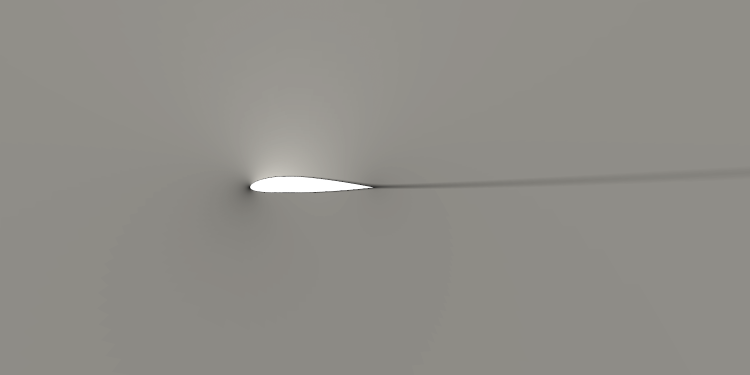
#> input picture airfRANS_cropped_ux.png, 1500 x 750 px (shown at 1/2 size); the run also reads 1 picture not shown here
$ jupyter execute --allow-errors UxFeatureExtraction.ipynb   (older library calls are emulated)
#> lines starting #> are read from the running program, lines starting #| are printed output that depends on the picture; after the words box and inside, x2 and y2 are one past the last pixel; in counts of white or black regions, pixels touching at a corner belong together
Always show images with full resolution

[cell 1]
import os

import matplotlib.pyplot as plt
from skimage.util import img_as_float
from skimage.io import imread
from skimage.color import rgb2gray

# Define the image path
image_path = 'airfRANS_cropped_ux.png'
# Check if the image file exists
if not os.path.exists(image_path):
    raise FileNotFoundError(f"The image file '{image_path}' does not exist.")

# show the image
img = imread(image_path, as_gray=True)
img = img_as_float(img)
plt.imshow(img, cmap='gray', vmin=0, vmax=1)
plt.axis('off')  # Hide the axes
plt.show()

[cell 2]
import numpy as np
np.min(img), np.max(img)
#> Out = (0, 1)

[cell 3]
# Create a mask removing the intensity value = 1 and = 0
mask = (img != 1) & (img != 0)
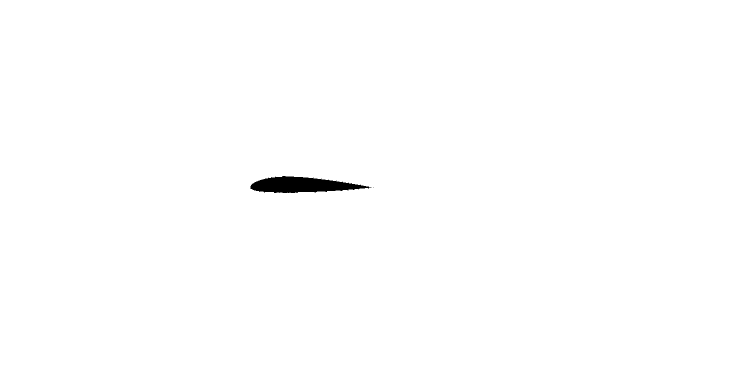
#> mask: shape (750, 1500) bool (shown at 1/2 size); 99.5% white; 2 black regions (1 under 20 px), largest, box (x1, y1, x2, y2) and area: (500, 352, 743, 386) 5307
# Apply the mask to the image
masked_img = img * mask
# round to 2 decimal places
# masked_img = np.round(masked_img, 2)
num_levels = 50
masked_img = np.round(masked_img * (num_levels - 1)) / (num_levels - 1)
# Show the masked image
plt.imshow(masked_img, cmap='gray' )
plt.axis('off')  # Hide the axes
plt.show()

[cell 4]
from skimage.feature import hog
from skimage import data, exposure, io, color

# Compute HOG features and HOG image
fd, hog_image = hog(masked_img, orientations=8, pixels_per_cell=(8, 8),
                    cells_per_block=(1, 1), visualize=True, channel_axis=None if masked_img.ndim == 2 else -1)
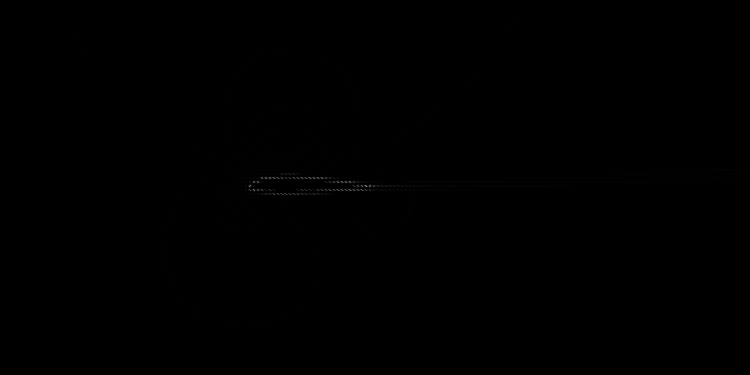
#> hog_image: shape (750, 1500) float64 (shown at 1/2 size); min 0, max 0.229, mean 0.000112; drawn with min black and max white

# Rescale HOG image for better visualization
# hog_image_rescaled = exposure.rescale_intensity(hog_image, in_range=(0, 10))

# Plotting
fig, ax = plt.subplots(1, 1, figsize=(12, 12)) # Adjusted for a single plot

ax.axis('off')
ax.imshow(hog_image, cmap=plt.cm.gray)
ax.set_title('Histogram of Oriented Gradients')

plt.show()

[cell 5]
import numpy as np
import matplotlib.pyplot as plt

gx, gy = np.gradient(masked_img)

# Compute gradient magnitude
grad_mag = np.sqrt(gx**2 + gy**2)

# Plotting gradient magnitude
fig, ax = plt.subplots(1, 1, figsize=(12, 12))
ax.axis('off')
ax.imshow(grad_mag, cmap='gray')
ax.set_title('Gradient Magnitude')
plt.show()

[cell 6]
# calculate the gradient direction
grad_dir = np.arctan2(gy, gx)
# Plotting gradient direction
fig, ax = plt.subplots(1, 1, figsize=(12, 12), dpi= 1000)
ax.axis('off')
ax.imshow(grad_dir, cmap='gray')
ax.set_title('Gradient Direction')
plt.show()

[cell 7]
import numpy as np
import matplotlib.pyplot as plt
from skimage.morphology import skeletonize

# split the masked image into 2 half and take the right half
height, width = masked_img.shape
half_width = width // 2
cropped_masked_img = masked_img[:, half_width:]
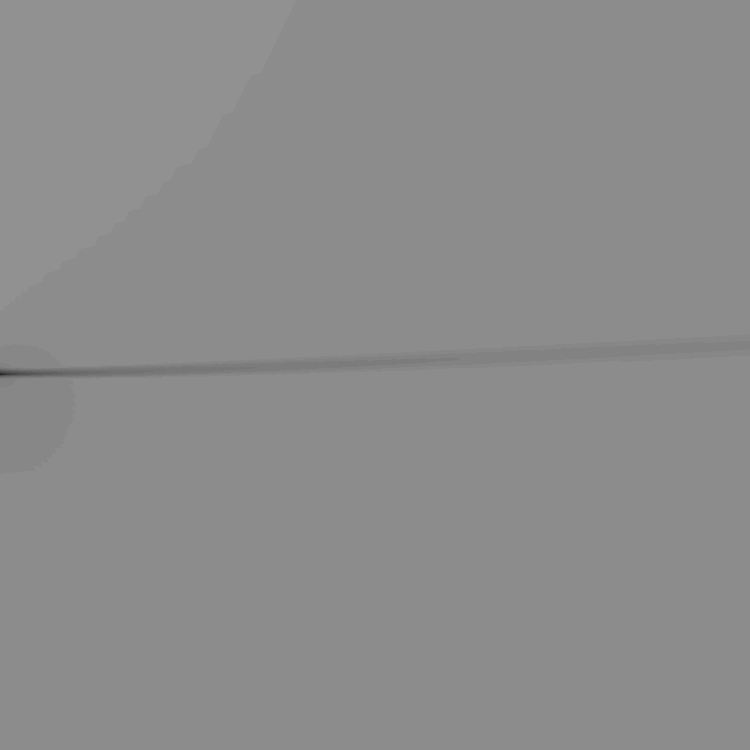
#> cropped_masked_img: shape (750, 750) float64; min 0.143, max 0.571, mean 0.552

skeleton_image = skeletonize(cropped_masked_img)
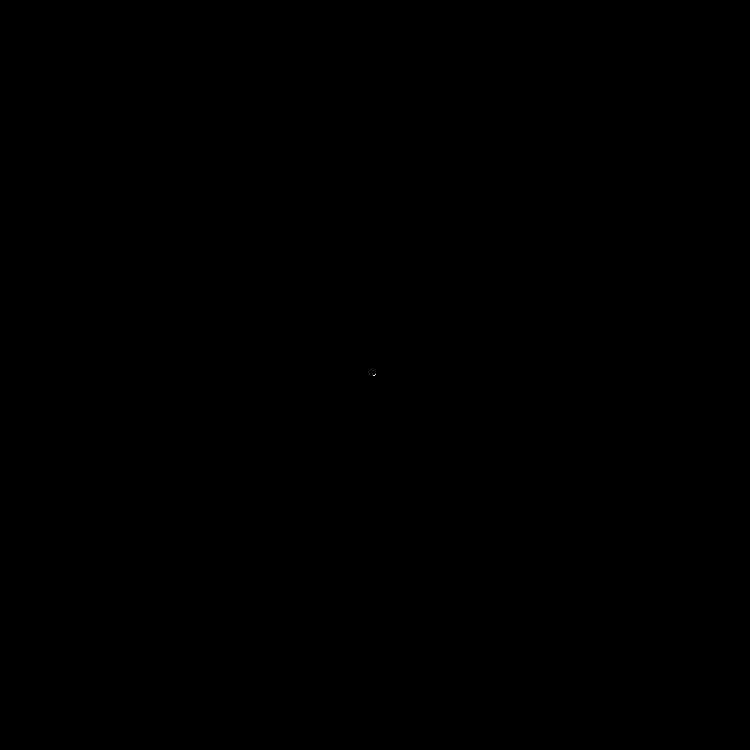
#> skeleton_image: shape (750, 750) bool; 0% white in thin lines or dots, all inside (x1, y1, x2, y2) = (373, 374, 376, 376)

# Assuming 'skeleton_image' is your binary image (True/False)
y_coords, x_coords = np.where(skeleton_image)
#> y_coords = [374, 375, 375]; x_coords = [375, 373, 374]

if len(x_coords) > 1:
    # Fit a 1st degree polynomial (a line) to the points.
    # It returns [slope, intercept]
    slope, intercept = np.polyfit(x_coords, y_coords, 1)
#> slope = -0.5; intercept = 561.7

    # Calculate angle from the slope
    angle = np.degrees(np.arctan(slope))
#> angle = -26.57
    print(f"Angle from polyfit: {angle:.2f} degrees")
#| Angle from polyfit: -26.57 degrees

# plot the skeleton image and the angle line for reference
fig, ax = plt.subplots(1, 1, figsize=(12, 12))
ax.axis('off')
ax.imshow(skeleton_image, cmap='gray')
# Draw the fitted line
x_line = np.linspace(0, cropped_masked_img.shape[1] - 1, 100)
y_line = slope * x_line + intercept
#> y_line = 100 values, max 561.7 at index 0, min 187.2 at index 99, mean 374.4
ax.plot(x_line, y_line, color='red', linewidth=2, label=f'Fitted Line (Angle: {angle:.2f} degrees)')
ax.set_title('Skeleton Image with Fitted Line')
ax.legend()
plt.show()

[cell 8]
# here i want to plot the angle of line in the original image
fig, ax = plt.subplots(1, 1, figsize=(12, 12))
ax.axis('off')
ax.imshow(img, cmap='gray')
# Draw the fitted line on the original image
x_line_orig = np.linspace(half_width, width - 1, 100)
y_line_orig = slope * (x_line_orig - half_width) + intercept
#> y_line_orig has the same summary as y_line
ax.plot(x_line_orig, y_line_orig, color='red', linewidth=2, label=f'Fitted Line (Angle: {angle:.2f} degrees)')
ax.set_title('Original Image with Fitted Line')
ax.legend()
plt.show()
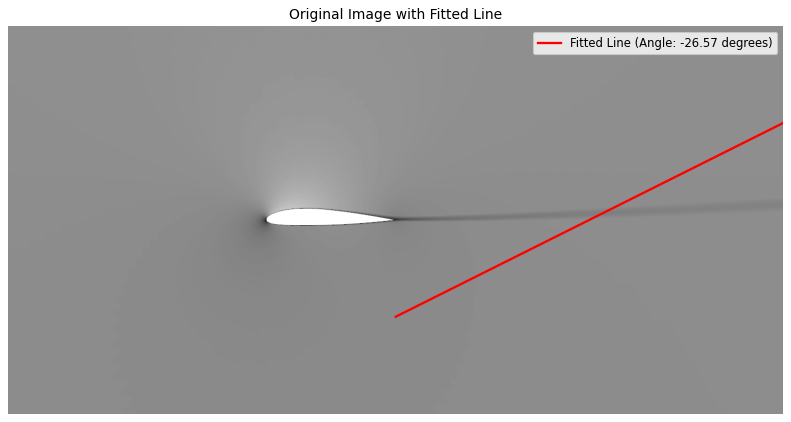
#> figure drawn by matplotlib, 1 panel

[cell 9]
# take grad_mag image split it into 2 half and take the right half
cropped_grad_mag = grad_mag[:, half_width:]

#morphological into binary image
from skimage.filters import threshold_otsu
thresh = threshold_otsu(cropped_grad_mag)
#> thresh = 0.000247
binary_grad_mag = cropped_grad_mag > thresh
#> binary_grad_mag: shape (750, 750) bool; 1.7% white; 2 white regions, box (x1, y1, x2, y2) and area: (0, 333, 750, 475) 8839, (0, 0, 297, 314) 869

skeleton_grad_image = skeletonize(binary_grad_mag)
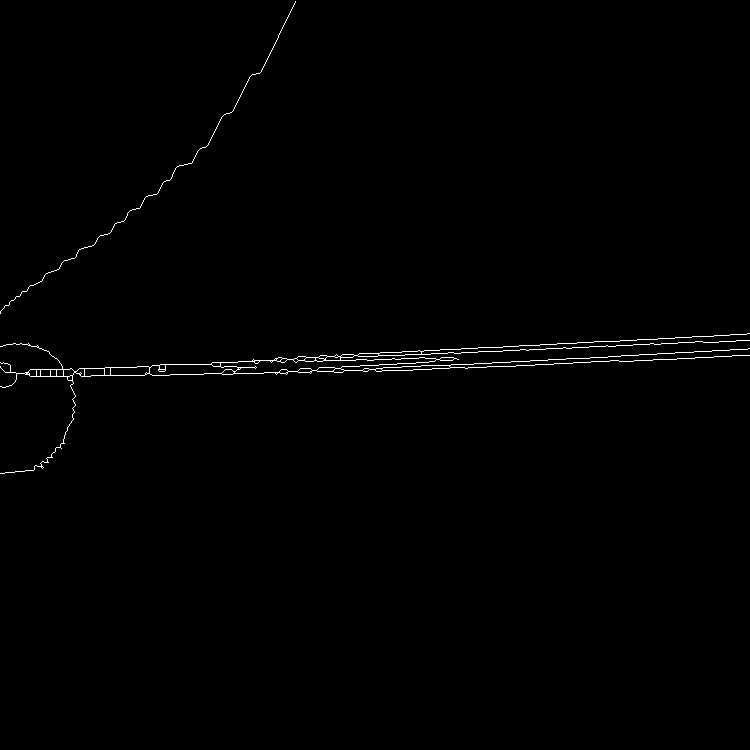
#> skeleton_grad_image: shape (750, 750) bool; 0.62% white in thin lines or dots, all inside (x1, y1, x2, y2) = (0, 1, 750, 474)
# Plotting cropped gradient magnitude
fig, ax = plt.subplots(1, 1, figsize=(12, 12))
ax.axis('off')
ax.imshow(skeleton_grad_image, cmap='gray')
ax.set_title('Cropped Gradient Magnitude')
plt.show()

[cell 10]
import cv2
def calculate_line_angles(img):
    """
    Finds all separate lines in a binary image and calculates the angle for each.

    Args:
        img (np.array): A binary image (0s and 255s) containing separate lines.

    Returns:
        list: A list of dictionaries, where each dictionary contains the 'label',
              'angle', and 'centroid' of a detected line.
    """
    if img.ndim != 2:
        raise ValueError("Input image must be a 2D binary image.")
    # 1. Find all connected components (i.e., separate lines) in the image.
    # The function returns the number of labels, the labels matrix, stats, and centroids.
    num_labels, labels_matrix, stats, centroids = cv2.connectedComponentsWithStats(img, connectivity=8)
#> labels_matrix: shape (750, 750) int32; 3 distinct labels, from 0 to 2
#> num_labels = 3; stats = [[0, 0, 750, 750, 558994], [0, 1, 296, 313, 416], [0, 333, 750, 141, 3090]]; centroids = [[374.6, 374.7], [159.8, 171.9], [379.5, 363.4]]

    line_data = []

    # 2. Loop through each component found, starting from label 1 (0 is the background).
    for i in range(1, num_labels):
        # --- Filter out very small components that are likely just noise ---
        # The area is in the 'stats' array at the last column.
        if stats[i, cv2.CC_STAT_AREA] < 10: # Minimum number of pixels to be considered a line
            continue

        # 3. Create a mask to isolate only the pixels of the current line.
        component_mask = (labels_matrix == i)

        # 4. Get the coordinates of the pixels for this specific line.
        y_coords, x_coords = np.where(component_mask)

        if len(x_coords) > 1:
            try:
                # 5. Fit a line (1st degree polynomial) to these coordinates.
                slope, intercept = np.polyfit(x_coords, y_coords, 1)

                # 6. Calculate the angle from the slope.
                angle = np.degrees(np.arctan(slope))

                line_data.append({
                    'label': i,
                    'angle': angle,
                    'centroid': centroids[i] # The center point of the line
                })
            except np.linalg.LinAlgError:
                print(f"Could not fit a line for component {i}, it might be perfectly vertical.")
                continue
#> this loop made 2 passes
#> (slope, intercept, angle) on passes 1 to 2: (-0.989, 330, -44.69), (-0.0612, 386.7, -3.5)
#> pass 1, in calculate_line_angles, `component_mask = (labels_matrix == i)`:
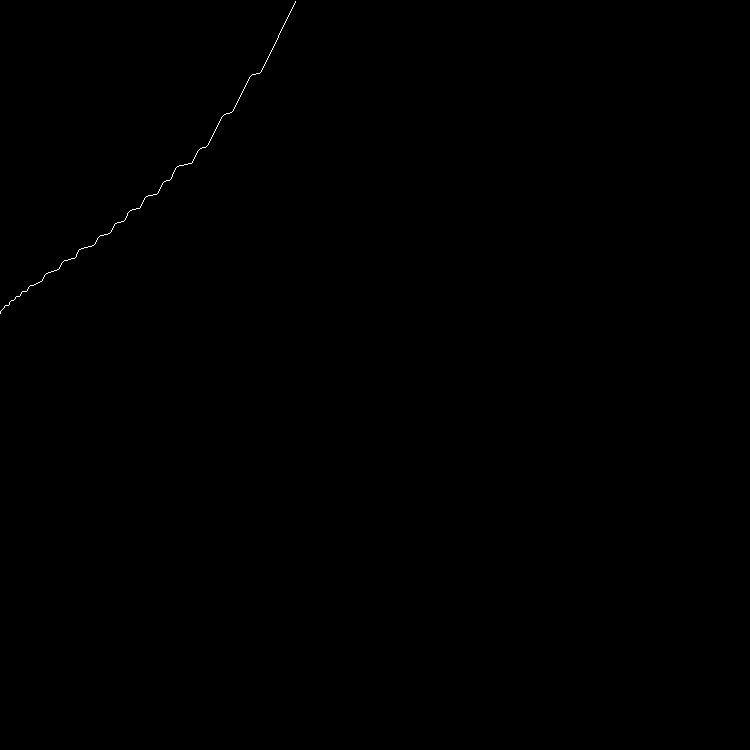
#> component_mask: shape (750, 750) bool; 0.07% white in thin lines or dots, all inside (x1, y1, x2, y2) = (0, 1, 296, 314)
#> after the loop, line_data = 2 items

    return line_data, labels_matrix

#if image is binary image convert it to uint8
if skeleton_grad_image.dtype != np.uint8:
    img_unit8 = (skeleton_grad_image * 255).astype(np.uint8)
# 2. Calculate the angles of all lines in the image.
detected_lines, labels_matrix = calculate_line_angles(img_unit8)
#> detected_lines = 2 items

# 3. Visualize the results.
# Create a color image to draw the results on.
output_image = cv2.cvtColor(img_unit8, cv2.COLOR_GRAY2BGR)

if detected_lines:
    print(f"Found {len(detected_lines)} lines.")
#| Found 2 lines.
    for i, line in enumerate(detected_lines):
        # Generate a random color for each line for better visualization
        color = np.random.randint(50, 255, size=3).tolist()

        # Color the component on the output image
        output_image[labels_matrix == line['label']] = color

        # Put the calculated angle as text near the center of the line
        centroid_x, centroid_y = int(line['centroid'][0]), int(line['centroid'][1])
        text = f"{line['angle']:.1f} deg"
        cv2.putText(output_image, text, (centroid_x, centroid_y - 10),
                    cv2.FONT_HERSHEY_SIMPLEX, 0.5, (255, 255, 255), 2, cv2.LINE_AA)
        print(f"  - Line {line['label']}: Angle = {line['angle']:.2f} degrees")
        if i > 0:
            # Print the difference from previous line
            prev_angle = detected_lines[i - 1]['angle']
            print(f"  - Difference from previous line: {abs(line['angle'] - prev_angle):.2f} degrees")
#> this loop made 2 passes
#> (line, color, centroid_x, centroid_y, text, prev_angle) on pass 2: ({'label': 2, 'angle': -3.5, 'centroid': [379.5, 363.4]}, [242, 117, 245], 379, 363, '-3.5 deg', -44.69)
#> (printed output is left out)
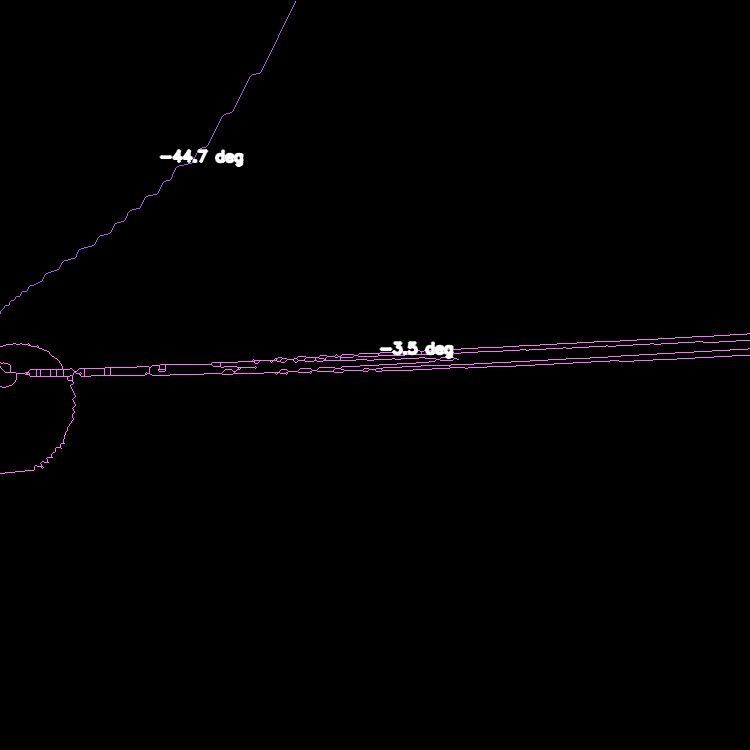
#> output_image: shape (750, 750, 3); mean B, G, R 2, 1.2, 1.9


# Display the original and the result
fig, axes = plt.subplots(1, 2, figsize=(15, 7))
axes[0].imshow(skeleton_grad_image, cmap='gray')
axes[0].set_title('Original Binary Image')
axes[0].axis('off')

axes[1].imshow(output_image)
axes[1].set_title('Detected Lines and Angles')
axes[1].axis('off')

plt.tight_layout()
plt.show()

# Below is experimental

[cell 11]
# --- Reduce Gray Depth (Quantization) ---
def quantize_image(image, num_levels = 8):
    """
    Quantizes the input image to a specified number of gray levels.

    Parameters:
    - image: Input grayscale image (2D numpy array).
    - num_levels: Number of desired gray levels.

    Returns:
    - quantized_image: Quantized image with reduced gray levels.
    """
#> called with num_levels = 20
    # Create a copy to work with
    quantized_img = image.copy()

    # Get the min and max values of the actual masked area (ignoring the white background)
    min_val = quantized_img.min()
#> min_val = 0
    max_val = quantized_img.max()
#> max_val = 0.878

    # Apply quantization only to the masked area
    if max_val > min_val:
        # Normalize the masked area to a 0-1 range
        normalized_masked_area = (quantized_img.astype(np.float32) - min_val) / (max_val - min_val)
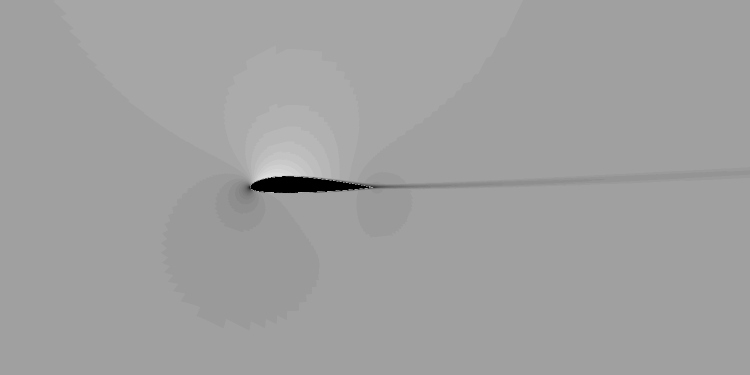
#> normalized_masked_area: shape (750, 1500) float32 (shown at 1/2 size); min 0, max 1, mean 0.629

        # Quantize to the desired number of levels
        quantized_masked_area = np.floor(normalized_masked_area * (num_levels - 1))

        # Scale the quantized values back to the original 0-255 range
        rescaled_masked_area = (quantized_masked_area / (num_levels - 1)) * 255
#> (the rest of the program and of its run is left out)
